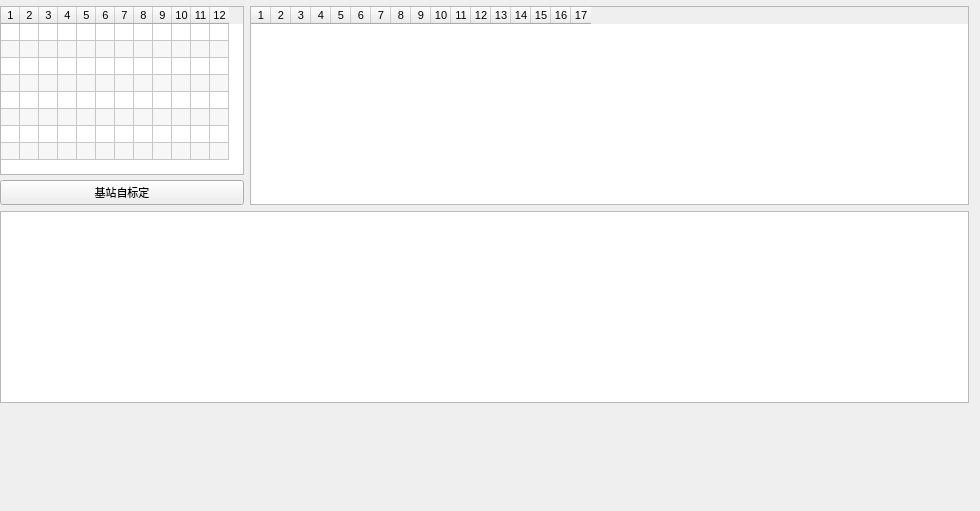
<?xml version="1.0" encoding="UTF-8"?>
<ui version="4.0">
 <class>GraphicsWidget</class>
 <widget class="QWidget" name="GraphicsWidget">
  <property name="geometry">
   <rect>
    <x>0</x>
    <y>0</y>
    <width>980</width>
    <height>511</height>
   </rect>
  </property>
  <property name="sizePolicy">
   <sizepolicy hsizetype="Expanding" vsizetype="Expanding">
    <horstretch>0</horstretch>
    <verstretch>0</verstretch>
   </sizepolicy>
  </property>
  <property name="minimumSize">
   <size>
    <width>0</width>
    <height>149</height>
   </size>
  </property>
  <property name="windowTitle">
   <string>Form</string>
  </property>
  <layout class="QFormLayout" name="formLayout">
   <property name="sizeConstraint">
    <enum>QLayout::SetMinimumSize</enum>
   </property>
   <property name="leftMargin">
    <number>0</number>
   </property>
   <property name="topMargin">
    <number>6</number>
   </property>
   <item row="1" column="0">
    <layout class="QVBoxLayout" name="verticalLayout">
     <property name="spacing">
      <number>5</number>
     </property>
     <property name="topMargin">
      <number>0</number>
     </property>
     <item>
      <widget class="QTableWidget" name="anchorTable">
       <property name="sizePolicy">
        <sizepolicy hsizetype="Expanding" vsizetype="Preferred">
         <horstretch>0</horstretch>
         <verstretch>0</verstretch>
        </sizepolicy>
       </property>
       <property name="maximumSize">
        <size>
         <width>350</width>
         <height>350</height>
        </size>
       </property>
       <property name="font">
        <font>
         <pointsize>8</pointsize>
        </font>
       </property>
       <property name="locale">
        <locale language="English" country="UnitedStates"/>
       </property>
       <property name="frameShape">
        <enum>QFrame::StyledPanel</enum>
       </property>
       <property name="frameShadow">
        <enum>QFrame::Sunken</enum>
       </property>
       <property name="sizeAdjustPolicy">
        <enum>QAbstractScrollArea::AdjustToContents</enum>
       </property>
       <property name="autoScroll">
        <bool>true</bool>
       </property>
       <property name="alternatingRowColors">
        <bool>true</bool>
       </property>
       <property name="gridStyle">
        <enum>Qt::SolidLine</enum>
       </property>
       <property name="sortingEnabled">
        <bool>false</bool>
       </property>
       <property name="rowCount">
        <number>8</number>
       </property>
       <property name="columnCount">
        <number>12</number>
       </property>
       <attribute name="horizontalHeaderMinimumSectionSize">
        <number>15</number>
       </attribute>
       <attribute name="horizontalHeaderDefaultSectionSize">
        <number>15</number>
       </attribute>
       <attribute name="horizontalHeaderStretchLastSection">
        <bool>false</bool>
       </attribute>
       <attribute name="verticalHeaderVisible">
        <bool>false</bool>
       </attribute>
       <attribute name="verticalHeaderMinimumSectionSize">
        <number>16</number>
       </attribute>
       <attribute name="verticalHeaderDefaultSectionSize">
        <number>16</number>
       </attribute>
       <attribute name="verticalHeaderHighlightSections">
        <bool>true</bool>
       </attribute>
       <row/>
       <row/>
       <row/>
       <row/>
       <row/>
       <row/>
       <row/>
       <row/>
       <column/>
       <column/>
       <column/>
       <column/>
       <column/>
       <column/>
       <column/>
       <column/>
       <column/>
       <column/>
       <column/>
       <column/>
      </widget>
     </item>
     <item>
      <layout class="QHBoxLayout" name="horizontalLayout_3">
       <property name="spacing">
        <number>6</number>
       </property>
       <item>
        <widget class="QPushButton" name="pushButton">
         <property name="enabled">
          <bool>true</bool>
         </property>
         <property name="minimumSize">
          <size>
           <width>0</width>
           <height>20</height>
          </size>
         </property>
         <property name="font">
          <font>
           <pointsize>8</pointsize>
          </font>
         </property>
         <property name="locale">
          <locale language="English" country="UnitedStates"/>
         </property>
         <property name="text">
          <string>基站自标定</string>
         </property>
         <property name="iconSize">
          <size>
           <width>12</width>
           <height>20</height>
          </size>
         </property>
        </widget>
       </item>
      </layout>
     </item>
    </layout>
   </item>
   <item row="1" column="1">
    <widget class="QTableWidget" name="tagTable">
     <property name="sizePolicy">
      <sizepolicy hsizetype="Expanding" vsizetype="Expanding">
       <horstretch>0</horstretch>
       <verstretch>0</verstretch>
      </sizepolicy>
     </property>
     <property name="minimumSize">
      <size>
       <width>0</width>
       <height>150</height>
      </size>
     </property>
     <property name="maximumSize">
      <size>
       <width>16777215</width>
       <height>16777215</height>
      </size>
     </property>
     <property name="font">
      <font>
       <pointsize>8</pointsize>
      </font>
     </property>
     <property name="locale">
      <locale language="English" country="UnitedStates"/>
     </property>
     <property name="sizeAdjustPolicy">
      <enum>QAbstractScrollArea::AdjustToContents</enum>
     </property>
     <property name="alternatingRowColors">
      <bool>true</bool>
     </property>
     <property name="rowCount">
      <number>0</number>
     </property>
     <property name="columnCount">
      <number>17</number>
     </property>
     <attribute name="horizontalHeaderMinimumSectionSize">
      <number>20</number>
     </attribute>
     <attribute name="horizontalHeaderDefaultSectionSize">
      <number>20</number>
     </attribute>
     <attribute name="horizontalHeaderStretchLastSection">
      <bool>false</bool>
     </attribute>
     <attribute name="verticalHeaderMinimumSectionSize">
      <number>18</number>
     </attribute>
     <attribute name="verticalHeaderDefaultSectionSize">
      <number>18</number>
     </attribute>
     <column/>
     <column/>
     <column/>
     <column/>
     <column/>
     <column/>
     <column/>
     <column/>
     <column/>
     <column/>
     <column/>
     <column/>
     <column/>
     <column/>
     <column/>
     <column/>
     <column/>
    </widget>
   </item>
   <item row="2" column="0" colspan="2">
    <widget class="GraphicsView" name="graphicsView">
     <property name="maximumSize">
      <size>
       <width>16777</width>
       <height>16777</height>
      </size>
     </property>
     <property name="locale">
      <locale language="English" country="UnitedStates"/>
     </property>
    </widget>
   </item>
   <item row="6" column="0" colspan="2">
    <widget class="QStackedWidget" name="stackedWidget">
     <property name="enabled">
      <bool>false</bool>
     </property>
     <property name="sizePolicy">
      <sizepolicy hsizetype="Expanding" vsizetype="Expanding">
       <horstretch>0</horstretch>
       <verstretch>0</verstretch>
      </sizepolicy>
     </property>
     <property name="styleSheet">
      <string notr="true"/>
     </property>
     <property name="locale">
      <locale language="English" country="UnitedStates"/>
     </property>
     <property name="currentIndex">
      <number>-1</number>
     </property>
    </widget>
   </item>
  </layout>
 </widget>
 <customwidgets>
  <customwidget>
   <class>GraphicsView</class>
   <extends>QGraphicsView</extends>
   <header>GraphicsView.h</header>
  </customwidget>
 </customwidgets>
 <resources/>
 <connections/>
</ui>
